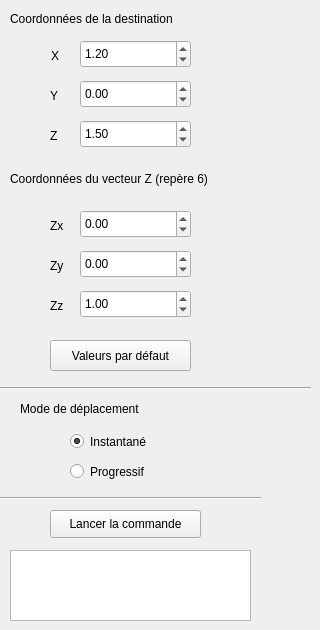
  <widget class="QWidget" name="tab_3">
   <attribute name="title">
    <string>Commande de la situation</string>
   </attribute>
   <widget class="QLabel" name="label_9">
    <property name="geometry">
     <rect>
      <x>10</x>
      <y>10</y>
      <width>201</width>
      <height>18</height>
     </rect>
    </property>
    <property name="text">
     <string>Coordonnées de la destination</string>
    </property>
   </widget>
   <widget class="QLabel" name="label_10">
    <property name="geometry">
     <rect>
      <x>51</x>
      <y>40</y>
      <width>20</width>
      <height>31</height>
     </rect>
    </property>
    <property name="text">
     <string>X</string>
    </property>
   </widget>
   <widget class="QLabel" name="label_11">
    <property name="geometry">
     <rect>
      <x>50</x>
      <y>80</y>
      <width>21</width>
      <height>31</height>
     </rect>
    </property>
    <property name="text">
     <string>Y</string>
    </property>
   </widget>
   <widget class="QLabel" name="label_12">
    <property name="geometry">
     <rect>
      <x>50</x>
      <y>120</y>
      <width>31</width>
      <height>31</height>
     </rect>
    </property>
    <property name="text">
     <string>Z</string>
    </property>
   </widget>
   <widget class="QRadioButton" name="radioButton_10">
    <property name="geometry">
     <rect>
      <x>70</x>
      <y>430</y>
      <width>108</width>
      <height>23</height>
     </rect>
    </property>
    <property name="text">
     <string>Instantané</string>
    </property>
    <property name="checked">
     <bool>true</bool>
    </property>
   </widget>
   <widget class="Line" name="line_10">
    <property name="geometry">
     <rect>
      <x>0</x>
      <y>380</y>
      <width>311</width>
      <height>16</height>
     </rect>
    </property>
    <property name="orientation">
     <enum>Qt::Horizontal</enum>
    </property>
   </widget>
   <widget class="QRadioButton" name="radioButton_11">
    <property name="geometry">
     <rect>
      <x>70</x>
      <y>460</y>
      <width>108</width>
      <height>23</height>
     </rect>
    </property>
    <property name="text">
     <string>Progressif</string>
    </property>
   </widget>
   <widget class="QPushButton" name="pushButton_6">
    <property name="geometry">
     <rect>
      <x>50</x>
      <y>510</y>
      <width>151</width>
      <height>28</height>
     </rect>
    </property>
    <property name="text">
     <string>Lancer la commande</string>
    </property>
   </widget>
   <widget class="QLabel" name="label_13">
    <property name="geometry">
     <rect>
      <x>20</x>
      <y>400</y>
      <width>151</width>
      <height>18</height>
     </rect>
    </property>
    <property name="text">
     <string>Mode de déplacement</string>
    </property>
   </widget>
   <widget class="Line" name="line_11">
    <property name="geometry">
     <rect>
      <x>0</x>
      <y>490</y>
      <width>261</width>
      <height>16</height>
     </rect>
    </property>
    <property name="orientation">
     <enum>Qt::Horizontal</enum>
    </property>
   </widget>
   <widget class="QPushButton" name="pushButton_9">
    <property name="geometry">
     <rect>
      <x>50</x>
      <y>340</y>
      <width>141</width>
      <height>31</height>
     </rect>
    </property>
    <property name="text">
     <string>Valeurs par défaut</string>
    </property>
   </widget>
   <widget class="QLabel" name="label_21">
    <property name="geometry">
     <rect>
      <x>50</x>
      <y>210</y>
      <width>21</width>
      <height>31</height>
     </rect>
    </property>
    <property name="text">
     <string>Zx</string>
    </property>
   </widget>
   <widget class="QLabel" name="label_22">
    <property name="geometry">
     <rect>
      <x>50</x>
      <y>250</y>
      <width>21</width>
      <height>31</height>
     </rect>
    </property>
    <property name="text">
     <string>Zy</string>
    </property>
   </widget>
   <widget class="QLabel" name="label_23">
    <property name="geometry">
     <rect>
      <x>50</x>
      <y>290</y>
      <width>21</width>
      <height>31</height>
     </rect>
    </property>
    <property name="text">
     <string>Zz</string>
    </property>
   </widget>
   <widget class="QLabel" name="label_24">
    <property name="geometry">
     <rect>
      <x>10</x>
      <y>170</y>
      <width>241</width>
      <height>18</height>
     </rect>
    </property>
    <property name="text">
     <string>Coordonnées du vecteur Z (repère 6)</string>
    </property>
   </widget>
   <widget class="QDoubleSpinBox" name="doubleSpinBox">
    <property name="geometry">
     <rect>
      <x>80</x>
      <y>40</y>
      <width>111</width>
      <height>28</height>
     </rect>
    </property>
    <property name="minimum">
     <double>-1.960000000000000</double>
    </property>
    <property name="maximum">
     <double>1.960000000000000</double>
    </property>
    <property name="singleStep">
     <double>0.100000000000000</double>
    </property>
    <property name="value">
     <double>1.200000000000000</double>
    </property>
   </widget>
   <widget class="QDoubleSpinBox" name="doubleSpinBox_2">
    <property name="geometry">
     <rect>
      <x>80</x>
      <y>80</y>
      <width>111</width>
      <height>28</height>
     </rect>
    </property>
    <property name="minimum">
     <double>-1.960000000000000</double>
    </property>
    <property name="maximum">
     <double>1.960000000000000</double>
    </property>
    <property name="singleStep">
     <double>0.100000000000000</double>
    </property>
   </widget>
   <widget class="QDoubleSpinBox" name="doubleSpinBox_3">
    <property name="geometry">
     <rect>
      <x>80</x>
      <y>120</y>
      <width>111</width>
      <height>28</height>
     </rect>
    </property>
    <property name="minimum">
     <double>-0.290000000000000</double>
    </property>
    <property name="maximum">
     <double>2.140000000000000</double>
    </property>
    <property name="singleStep">
     <double>0.100000000000000</double>
    </property>
    <property name="value">
     <double>1.500000000000000</double>
    </property>
   </widget>
   <widget class="QDoubleSpinBox" name="doubleSpinBox_4">
    <property name="geometry">
     <rect>
      <x>80</x>
      <y>210</y>
      <width>111</width>
      <height>28</height>
     </rect>
    </property>
    <property name="minimum">
     <double>-100.000000000000000</double>
    </property>
    <property name="singleStep">
     <double>0.100000000000000</double>
    </property>
   </widget>
   <widget class="QDoubleSpinBox" name="doubleSpinBox_5">
    <property name="geometry">
     <rect>
      <x>80</x>
      <y>250</y>
      <width>111</width>
      <height>28</height>
     </rect>
    </property>
    <property name="minimum">
     <double>-100.000000000000000</double>
    </property>
    <property name="singleStep">
     <double>0.100000000000000</double>
    </property>
   </widget>
   <widget class="QDoubleSpinBox" name="doubleSpinBox_6">
    <property name="geometry">
     <rect>
      <x>80</x>
      <y>290</y>
      <width>111</width>
      <height>28</height>
     </rect>
    </property>
    <property name="minimum">
     <double>-100.000000000000000</double>
    </property>
    <property name="singleStep">
     <double>0.100000000000000</double>
    </property>
    <property name="value">
     <double>1.000000000000000</double>
    </property>
   </widget>
   <widget class="QTextBrowser" name="textBrowser_2">
    <property name="geometry">
     <rect>
      <x>10</x>
      <y>550</y>
      <width>241</width>
      <height>71</height>
     </rect>
    </property>
   </widget>
  </widget>
